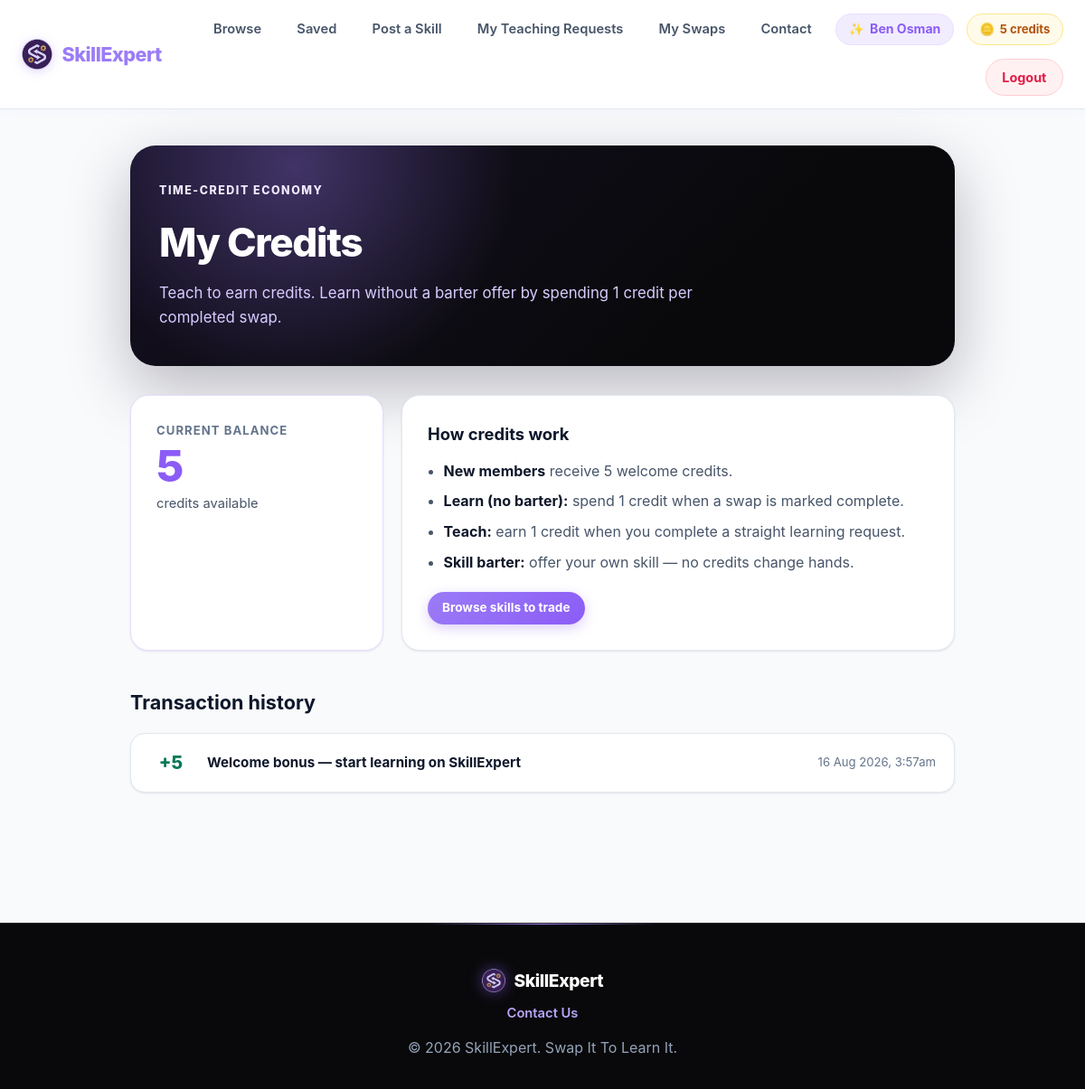
/public/credits.php (signed in), run on the app's committed database.
### tables this page shows
CREATE TABLE IF NOT EXISTS users (
    id INT UNSIGNED NOT NULL AUTO_INCREMENT,
    name VARCHAR(100) NOT NULL,
    email VARCHAR(150) NOT NULL UNIQUE,
    passwordHash VARCHAR(255) NOT NULL,
    creditsBalance INT NOT NULL DEFAULT 0,
    createdAt TIMESTAMP NOT NULL DEFAULT CURRENT_TIMESTAMP,

    PRIMARY KEY (id)
);

CREATE TABLE IF NOT EXISTS creditTransactions (
    id INT UNSIGNED NOT NULL AUTO_INCREMENT,
    userId INT UNSIGNED NOT NULL,
    amount INT NOT NULL,
    type ENUM('welcome_bonus', 'swap_learn', 'swap_teach') NOT NULL,
    description VARCHAR(255) NOT NULL,
    swapId INT UNSIGNED DEFAULT NULL,
    relatedUserId INT UNSIGNED DEFAULT NULL,
    createdAt TIMESTAMP NOT NULL DEFAULT CURRENT_TIMESTAMP,

    PRIMARY KEY (id),
    FOREIGN KEY (userId) REFERENCES users(id) ON DELETE CASCADE,
    FOREIGN KEY (swapId) REFERENCES swapRequests(id) ON DELETE SET NULL,
    FOREIGN KEY (relatedUserId) REFERENCES users(id) ON DELETE SET NULL,
    INDEX idx_user (userId),
    INDEX idx_createdAt (createdAt)
);

### includes/swap_functions.php (called while the page is built, shortened)
<?php
function getUserCreditsBalance(PDO $pdo, int $userId): int
{
    $stmt = $pdo->prepare('SELECT creditsBalance FROM users WHERE id = ? LIMIT 1');
    $stmt->execute([$userId]);
    $row = $stmt->fetch();
    return $row ? (int) $row['creditsBalance'] : 0;
}
function getCreditTransactionsForUser(PDO $pdo, int $userId, int $limit = 50): array
{
    $limit = max(1, min(100, $limit));
    $stmt = $pdo->prepare(
        "SELECT ct.*, u.name AS relatedUserName, sk.title AS skillTitle
         FROM creditTransactions ct
         LEFT JOIN users u ON ct.relatedUserId = u.id
         LEFT JOIN swapRequests sr ON ct.swapId = sr.id
         LEFT JOIN skills sk ON sr.skillId = sk.id
         WHERE ct.userId = ?
         ORDER BY ct.createdAt DESC
         LIMIT {$limit}"
    );
    $stmt->execute([$userId]);
    return $stmt->fetchAll();
}

### public/credits.php (the view, shortened to what this page needs)
<?php
require_once __DIR__ . '/../config/db.php';
require_once __DIR__ . '/../includes/swap_functions.php';
$currentUserId = (int) $_SESSION['user_id'];
$balance = getUserCreditsBalance($pdo, $currentUserId);
$transactions = getCreditTransactionsForUser($pdo, $currentUserId);
?>
<?php require_once __DIR__ . '/../includes/header.php'; ?>
<link rel="stylesheet" href="/main/assets/css/credits.css?v=<?php echo filemtime(__DIR__ . '/../assets/css/credits.css'); ?>">
<section class="container credits-page">
    <div class="credits-page-header">
        <p class="eyebrow">Time-credit economy</p>
        <h1>My Credits</h1>
        <p>Teach to earn credits. Learn without a barter offer by spending 1 credit per completed swap.</p>
    </div>
    <div class="credits-summary-grid">
        <article class="credits-balance-card">
            <span class="credits-balance-label">Current balance</span>
            <strong class="credits-balance-value"><?php echo (int) $balance; ?></strong>
            <span class="credits-balance-unit">credit<?php echo (int) $balance === 1 ? '' : 's'; ?> available</span>
        </article>
        <article class="credits-rules-card">
            <h2>How credits work</h2>
            <ul>
                <li><strong>New members</strong> receive 5 welcome credits.</li>
                <li><strong>Learn (no barter):</strong> spend 1 credit when a swap is marked complete.</li>
                <li><strong>Teach:</strong> earn 1 credit when you complete a straight learning request.</li>
                <li><strong>Skill barter:</strong> offer your own skill — no credits change hands.</li>
            </ul>
            <a href="/main/public/browse.php" class="btn btn-primary btn-sm">Browse skills to trade</a>
        </article>
    </div>
    <div class="credits-history-section">
        <h2>Transaction history</h2>
        <?php if (empty($transactions)): ?>
            <div class="empty-state">
                <p>No credit activity yet. Complete a swap or register to see your ledger here.</p>
            </div>
        <?php else: ?>
            <ul class="credits-ledger">
                <?php foreach ($transactions as $tx): ?>
                    <?php
                    $amount = (int) $tx['amount'];
                    $isPositive = $amount > 0;
                    ?>
                    <li class="credits-ledger-item <?php echo $isPositive ? 'is-credit' : 'is-debit'; ?>">
                        <div class="ledger-main">
                            <span class="ledger-amount"><?php echo $isPositive ? '+' : ''; ?><?php echo $amount; ?></span>
                            <div>
                                <strong><?php echo htmlspecialchars($tx['description']); ?></strong>
                            </div>
                        </div>
                        <time class="ledger-date" datetime="<?php echo htmlspecialchars($tx['createdAt']); ?>">
                            <?php echo htmlspecialchars(date('d M Y, g:ia', strtotime($tx['createdAt']))); ?>
                        </time>
                    </li>
                <?php endforeach; ?>
            </ul>
        <?php endif; ?>
    </div>
</section>
<?php require_once __DIR__ . '/../includes/footer.php'; ?>

### includes/nav.php (shortened to what this page needs)
<?php
$userName = $_SESSION['name'] ?? 'User';
$creditsBalance = null;
if ($isLoggedIn) {
    require_once __DIR__ . '/../config/db.php';
    require_once __DIR__ . '/swap_functions.php';
    $creditsBalance = getUserCreditsBalance($pdo, (int) $_SESSION['user_id']);
}
?>
<nav class="main-nav">
    <div class="nav-container">
        <a href="/main/public/index.php" class="nav-brand">
            <img src="/main/assets/img/logo-icon-dark.png" alt="SkillExpert" class="nav-logo-icon">
            SkillExpert
        </a>
        <ul class="nav-menu">
            <?php if ($isLoggedIn): ?>
                <li class="nav-item"><a href="/main/public/browse.php" class="nav-link">Browse</a></li>
                <li class="nav-item"><a href="/main/public/saved.php" class="nav-link">Saved</a></li>
                <li class="nav-item"><a href="/main/public/posting.php" class="nav-link">Post a Skill</a></li>
                <li class="nav-item"><a href="/main/public/teaching_requests.php" class="nav-link">My Teaching Requests</a></li>
                <li class="nav-item"><a href="/main/public/swaps.php" class="nav-link">My Swaps</a></li>
                <li class="nav-item"><a href="/main/public/contact.php" class="nav-link">Contact</a></li>
                <li class="nav-item nav-user-item">
                    <span class="nav-user-name"><?php echo htmlspecialchars($userName); ?></span>
                </li>
                <?php if ($creditsBalance !== null): ?>
                <li class="nav-item nav-credits-item" title="View your credit history">
                    <a href="/main/public/credits.php" class="nav-credits-badge"><?php echo (int) $creditsBalance; ?> credit<?php echo (int) $creditsBalance === 1 ? '' : 's'; ?></a>
                </li>
                <?php endif; ?>
                <li class="nav-item"><a href="/main/auth/logout.php" class="nav-link btn-logout">Logout</a></li>
            <?php endif; ?>
        </ul>
    </div>
</nav>

### assets/css/style.css (style rules this page uses)
:root { --primary-color: #9b7cf7; --primary-hover: #8b5cf6; --primary-active: #7c3aed; --primary-light: #b9a4fb; --primary-lighter: #d8ccff; --primary-soft: #f1edff; --lavender-100: #f5f1ff; --lavender-200: #e9ddff; --lavender-300: #d8c4fe; --primary-glow: rgba(155, 124, 247, 0.35); --primary-glow-subtle: rgba(155, 124, 247, 0.12); --secondary-color: #38bdf8; --accent-gold: #f59e0b; --dark-bg: #09090b; --dark-surface: #111115; --dark-card: #18181b; --dark-border: #27272a; --light-bg: #f8fafc; --light-surface: #ffffff; --card-bg: #ffffff; --text-primary: #0f172a; --text-secondary: #475569; --text-muted: #64748b; --text-light: #f1f5f9; --border-color: #e2e8f0; --border-hover: #cbd5e1; --shadow-sm: 0 1px 3px rgba(15, 23, 42, 0.06), 0 1px 2px rgba(15, 23, 42, 0.04); --shadow-md: 0 4px 12px -2px rgba(139, 92, 246, 0.08), 0 2px 6px -1px rgba(15, 23, 42, 0.06); --shadow-lg: 0 12px 24px -4px rgba(139, 92, 246, 0.12), 0 4px 8px -2px rgba(15, 23, 42, 0.04); --shadow-purple: 0 10px 30px -5px rgba(139, 92, 246, 0.25); --radius-sm: 8px; --radius-md: 12px; --radius-lg: 20px; --radius-full: 9999px; --transition: all 0.25s cubic-bezier(0.16, 1, 0.3, 1); --module-hero-bg: radial-gradient(circle at 20% 10%, rgba(155, 124, 247, 0.34), transparent 32%), linear-gradient(135deg, #151022 0%, #09090b 70%); --module-card-bg: rgba(255, 255, 255, 0.94); }
* { box-sizing: border-box; margin: 0; padding: 0; }
html { scroll-behavior: smooth; }
body { font-family: 'Inter', system-ui, -apple-system, BlinkMacSystemFont, 'Segoe UI', Roboto, sans-serif; color: var(--text-primary); background-color: var(--light-bg); line-height: 1.6; -webkit-font-smoothing: antialiased; }
a { color: var(--primary-color); text-decoration: none; transition: var(--transition); }
.container { max-width: 1100px; margin: 0 auto; padding: 2.5rem 1.5rem; }

### assets/css/layout.css (style rules this page uses)
.main-nav { background-color: rgba(255, 255, 255, 0.95); backdrop-filter: blur(12px); -webkit-backdrop-filter: blur(12px); border-bottom: 1px solid var(--border-color); box-shadow: 0 1px 10px rgba(139, 92, 246, 0.04); position: sticky; top: 0; z-index: 1000; transition: var(--transition); }
.nav-container { max-width: 1240px; margin: 0 auto; padding: 0.85rem 1.5rem; display: flex; align-items: center; justify-content: space-between; }
.nav-brand { font-size: 1.35rem; font-weight: 800; color: var(--primary-color); letter-spacing: -0.5px; display: flex; align-items: center; gap: 0.65rem; transition: var(--transition); }
.nav-logo-icon { width: 34px; height: 34px; object-fit: contain; filter: drop-shadow(0 2px 6px rgba(139, 92, 246, 0.25)); transition: transform 0.3s ease; }
.nav-menu { display: flex; align-items: center; list-style: none; gap: 0.85rem; flex-wrap: wrap; justify-content: flex-end; }
.nav-item { display: flex; align-items: center; }
.nav-link { font-size: 0.92rem; font-weight: 600; color: var(--text-secondary); padding: 0.45rem 0.8rem; border-radius: var(--radius-sm); transition: var(--transition); }
.nav-user-item { padding: 0.35rem 0.85rem; background-color: var(--primary-soft); border-radius: var(--radius-full); border: 1px solid var(--lavender-200); }
.nav-user-name { font-size: 0.88rem; font-weight: 700; color: var(--primary-hover); display: inline-flex; align-items: center; gap: 0.4rem; }
.nav-user-name::before { content: "✨"; font-size: 0.85rem; }
.nav-credits-item { padding: 0.35rem 0.85rem; background-color: #fffbeb; border-radius: var(--radius-full); border: 1px solid #fde68a; }
.nav-credits-badge { font-size: 0.82rem; font-weight: 700; color: #b45309; display: inline-flex; align-items: center; gap: 0.35rem; text-decoration: none; transition: var(--transition); }
.nav-credits-badge::before { content: "🪙"; font-size: 0.85rem; }
.btn-register, .btn-logout { padding: 0.5rem 1.1rem; border-radius: var(--radius-full); font-weight: 700; font-size: 0.9rem; display: inline-flex; align-items: center; justify-content: center; transition: var(--transition); }
.btn-logout { background-color: #fff1f2; color: #e11d48 !important; border: 1px solid #fecdd3; }

### data on the page
users: creditsBalance "5"
credittransactions: amount "5", description "Welcome bonus — start learning on SkillExpert", createdAt "16 Aug 2026, 3:57am"

### other printed values
$userName "Ben Osman"
